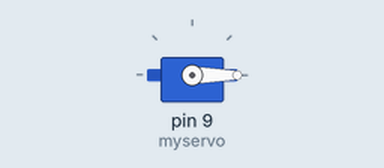
Bench run of a sketch on a simulated Arduino Uno, built with avr-gcc and run on an emulated ATmega328P. On the bench: servo.

Above: at 0.05 s.
At 2.05 s:
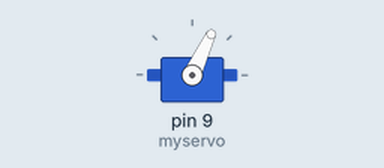
At 4.0 s:
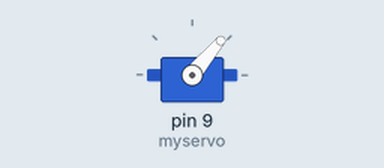
Timing chart, 0 to 5.2 s (numbered marks = the images above):
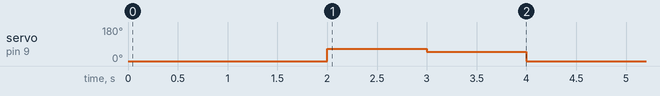

Measured:
- by itself, servo on pin 9 (myservo): repeats every 4.0 s: 50° 1.0 s, 0° 2.0 s, 65° 1.0 s

The sketch:

servo_motor.ino
```cpp
#include <Servo.h>

Servo myservo;


void setup() {
  myservo.attach(9);
}

void loop() {

  myservo.write(500);
  delay(2000);
  myservo.write(65);
  delay(1000);
  myservo.write(50);
  delay(1000);
  myservo.write(100);

}
```
